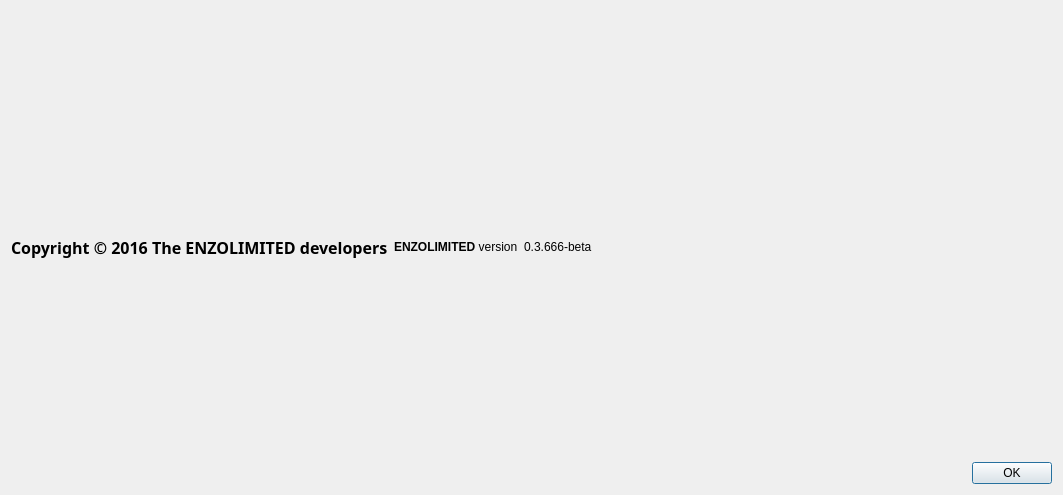
<?xml version="1.0" encoding="UTF-8"?>
<ui version="4.0">
 <class>AboutDialog</class>
 <widget class="QDialog" name="AboutDialog">
  <property name="geometry">
   <rect>
    <x>0</x>
    <y>0</y>
    <width>1063</width>
    <height>495</height>
   </rect>
  </property>
  <property name="windowTitle">
   <string>About ENZOLIMITED</string>
  </property>
  <property name="styleSheet">
   <string notr="true">background-image: url(:/images/bkgb);</string>
  </property>
  <layout class="QHBoxLayout" name="horizontalLayout_2">
   <item>
    <widget class="QLabel" name="copyrightLabel">
     <property name="font">
      <font>
       <family>MS Gothic</family>
       <pointsize>12</pointsize>
       <weight>75</weight>
       <bold>true</bold>
      </font>
     </property>
     <property name="cursor">
      <cursorShape>IBeamCursor</cursorShape>
     </property>
     <property name="text">
      <string>Copyright © 2016 The ENZOLIMITED developers</string>
     </property>
     <property name="textInteractionFlags">
      <set>Qt::LinksAccessibleByMouse|Qt::TextSelectableByKeyboard|Qt::TextSelectableByMouse</set>
     </property>
    </widget>
   </item>
   <item>
    <widget class="QLabel" name="label">
     <property name="cursor">
      <cursorShape>IBeamCursor</cursorShape>
     </property>
     <property name="text">
      <string>&lt;b&gt;ENZOLIMITED&lt;/b&gt; version</string>
     </property>
     <property name="textInteractionFlags">
      <set>Qt::LinksAccessibleByMouse|Qt::TextSelectableByKeyboard|Qt::TextSelectableByMouse</set>
     </property>
    </widget>
   </item>
   <item>
    <widget class="QLabel" name="versionLabel">
     <property name="cursor">
      <cursorShape>IBeamCursor</cursorShape>
     </property>
     <property name="text">
      <string notr="true">0.3.666-beta</string>
     </property>
     <property name="textInteractionFlags">
      <set>Qt::LinksAccessibleByMouse|Qt::TextSelectableByKeyboard|Qt::TextSelectableByMouse</set>
     </property>
    </widget>
   </item>
   <item>
    <widget class="QLabel" name="label_4">
     <property name="sizePolicy">
      <sizepolicy hsizetype="Preferred" vsizetype="Ignored">
       <horstretch>0</horstretch>
       <verstretch>0</verstretch>
      </sizepolicy>
     </property>
     <property name="pixmap">
      <pixmap resource="../bitcoin.qrc">:/images/about</pixmap>
     </property>
    </widget>
   </item>
   <item>
    <spacer name="horizontalSpacer">
     <property name="orientation">
      <enum>Qt::Horizontal</enum>
     </property>
     <property name="sizeHint" stdset="0">
      <size>
       <width>40</width>
       <height>20</height>
      </size>
     </property>
    </spacer>
   </item>
   <item>
    <layout class="QVBoxLayout" name="verticalLayout_2">
     <item>
      <spacer name="verticalSpacer_2">
       <property name="orientation">
        <enum>Qt::Vertical</enum>
       </property>
       <property name="sizeHint" stdset="0">
        <size>
         <width>20</width>
         <height>40</height>
        </size>
       </property>
      </spacer>
     </item>
     <item>
      <layout class="QHBoxLayout" name="horizontalLayout"/>
     </item>
     <item>
      <spacer name="verticalSpacer">
       <property name="orientation">
        <enum>Qt::Vertical</enum>
       </property>
       <property name="sizeHint" stdset="0">
        <size>
         <width>20</width>
         <height>40</height>
        </size>
       </property>
      </spacer>
     </item>
     <item>
      <widget class="QDialogButtonBox" name="buttonBox">
       <property name="orientation">
        <enum>Qt::Horizontal</enum>
       </property>
       <property name="standardButtons">
        <set>QDialogButtonBox::Ok</set>
       </property>
      </widget>
     </item>
    </layout>
   </item>
  </layout>
 </widget>
 <resources>
  <include location="../bitcoin.qrc"/>
 </resources>
 <connections>
  <connection>
   <sender>buttonBox</sender>
   <signal>accepted()</signal>
   <receiver>AboutDialog</receiver>
   <slot>accept()</slot>
   <hints>
    <hint type="sourcelabel">
     <x>360</x>
     <y>308</y>
    </hint>
    <hint type="destinationlabel">
     <x>157</x>
     <y>274</y>
    </hint>
   </hints>
  </connection>
  <connection>
   <sender>buttonBox</sender>
   <signal>rejected()</signal>
   <receiver>AboutDialog</receiver>
   <slot>reject()</slot>
   <hints>
    <hint type="sourcelabel">
     <x>428</x>
     <y>308</y>
    </hint>
    <hint type="destinationlabel">
     <x>286</x>
     <y>274</y>
    </hint>
   </hints>
  </connection>
 </connections>
</ui>
